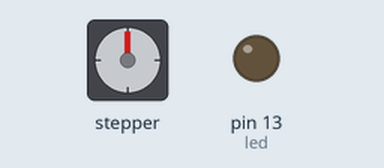
Simulated run of this sketch. Board: Arduino Mega 2560, built with avr-gcc and run on an emulated ATmega2560. Shown: stepper motor, output pins drawn as LEDs (lit = HIGH). Wiring (inferred from the names in the program): stepper motor driver (200 steps per turn assumed): step pin 26; direction pin 28; enable pin 24. Pins used as bus, display or sensor lines are not drawn.

Above: at 0.04 s.
Timing chart, 0 to 40.0 s (numbered marks = the images above):
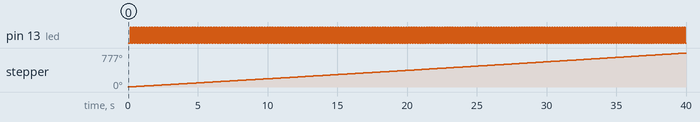

Measured:
- by itself, pin 13 (led): alternates HIGH for 0.09 s and LOW for 0.09 s
- by itself, stepper: keeps turning clockwise at about 19°/s

The sketch:

StepMotor_control_G.ino
```cpp
#include <EEPROM.h>
  int stepPin = 26;
  int dirPin = 28;
  int enPin = 24;
  int led = 13;
  boolean light = true;
  int i = 0;
  int speedos = 1;
  boolean rot1 = true;
  int way = 9600;
  int usk = 1600;
  float g = 0;
  String sms;

void setup() {
  // put your setup code here, to run once:
pinMode(stepPin, OUTPUT);
pinMode(dirPin, OUTPUT);
pinMode(enPin, OUTPUT);
pinMode(led, OUTPUT);
digitalWrite(enPin, LOW);
digitalWrite(stepPin, LOW);
digitalWrite(dirPin, rot1);
}
void Talk() {
  if (Serial.available() > 0) {   //если есть сообщение
    sms = Serial.readString();    //читаем его
    Serial.print("I get->");
    Serial.println(sms);
    delay(100);
  }
  if (sms.substring(0,1) == "0") {
    Serial.println("change way");
    rot1 = !rot1;
    digitalWrite(dirPin, rot1);
  }
    else {
      i = (int(sms[0])-48)*1000;
      i = (int(sms[1])-48)*100;
      i = (int(sms[1])-48)*10;
      i = int(sms[3])-48;
      Serial.print("I get rotate ->");
      Serial.println(i);

      for (i = 0;i <=way; i++) {
        if (i < usk || (way - usk) < i){
          g = abs(i-0.5*way)/100;
          int(g);
        }
        else { g = 0;}
          digitalWrite(stepPin, HIGH);
          delay(speedos+g);
          digitalWrite(stepPin, LOW);
          light = !light;
          digitalWrite(led, light);
          delay(speedos+g);
      }
    }
}

void loop() {
  // put your main code here, to run repeatedly:
  Talk();
  delay(2000);
}
```
